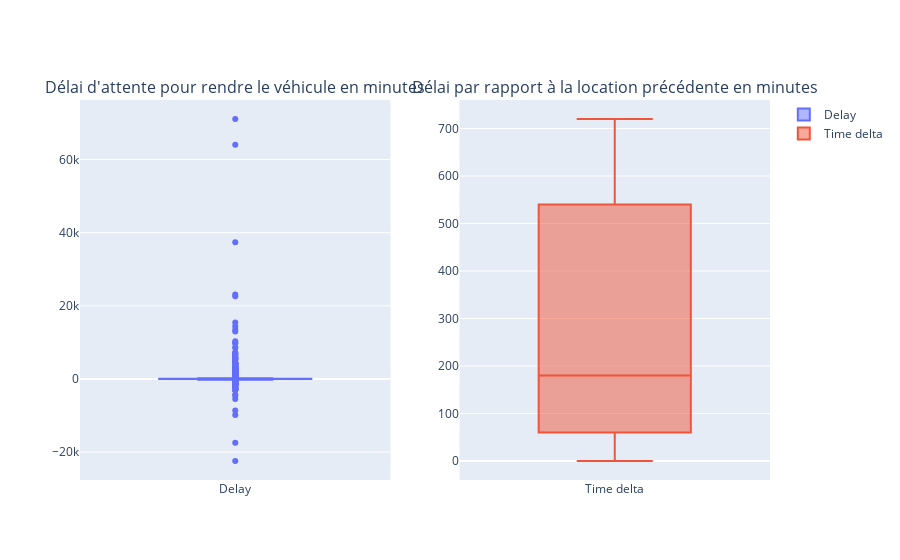

Notebook cell for this chart:
### Code cell
# Visualisation de la distribution des données et repérage des outliers
fig = make_subplots(rows=1, cols=2, subplot_titles=("Délai d'attente pour rendre le véhicule en minutes", "Délai par rapport à la location précédente en minutes"))

fig.add_trace(go.Box(y=dataset['delay_at_checkout_in_minutes'], name='Delay'), row=1, col=1)
fig.add_trace(go.Box(y=dataset['time_delta_with_previous_rental_in_minutes'], name='Time delta'), row=1, col=2)

# Afficher la figure
fig.show()

### Figure 1 — Plotly figure (JSON) as saved in the notebook; plotly's stock layout.template omitted (floating-point values rounded to 4 significant figures; data arrays with more than 128 entries replaced by an {"elided": "..."} marker saying what was removed)
{"data": [{"name": "Delay", "type": "box", "xaxis": "x", "y": {"elided": "21310 int values"}, "yaxis": "y"}, {"name": "Time delta", "type": "box", "xaxis": "x2", "y": {"elided": "21310 int values"}, "yaxis": "y2"}], "layout": {"annotations": [{"font": {"size": 16}, "showarrow": false, "text": "Délai d'attente pour rendre le véhicule en minutes", "x": 0.225, "xanchor": "center", "xref": "paper", "y": 1, "yanchor": "bottom", "yref": "paper"}, {"font": {"size": 16}, "showarrow": false, "text": "Délai par rapport à la location précédente en minutes", "x": 0.775, "xanchor": "center", "xref": "paper", "y": 1, "yanchor": "bottom", "yref": "paper"}], "xaxis": {"anchor": "y", "domain": [0, 0.45]}, "xaxis2": {"anchor": "y2", "domain": [0.55, 1]}, "yaxis": {"anchor": "x", "domain": [0, 1]}, "yaxis2": {"anchor": "x2", "domain": [0, 1]}}}
